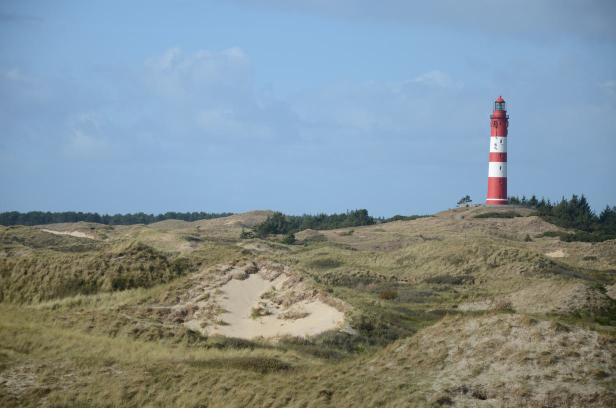
#> input picture images/Amrum.jpg, 1232 x 816 px, given in place of Amrum.png, which was not available (shown at 1/2 size)
$ jupyter execute --allow-errors pyIMAGE_01_image_PIL.ipynb   (shell and % lines are left out)   (text cells are left out)
#> lines starting #> are read from the running program, lines starting #| are printed output that depends on the picture; pictures that were not available may be replaced by others from this repository, and a replacement may not be noted
[cell 1]
import PIL
import PIL.Image
import PIL.ExifTags

[cell 2]
#image file name
infile='images/Amrum.png'

[cell 3]
image = PIL.Image.open(infile)
#> image is the input picture: PIL image 1232x816 RGB; mean R, G, B 130.1, 144.7, 149.8
print(image)
#| <PIL.JpegImagePlugin.JpegImageFile image mode=RGB size=1232x816 at 0x7FA4AACC8E50>

[cell 4]
print('size:               ',image.size)
#| size:                (1232, 816)
width, height = image.size
#> width = 1232; height = 816
print('width,height:       ',width,height)
#| width,height:        1232 816
print('filename:           ',image.filename)
#| filename:            images/Amrum.jpg
print('format:             ',image.format)
#| format:              JPEG
print('format_description: ',image.format_description)
#| format_description:  JPEG (ISO 10918)

[cell 5]
newsize = (int(width/4),int(height/4))
#> newsize = (308, 204)
image = image.resize(newsize)
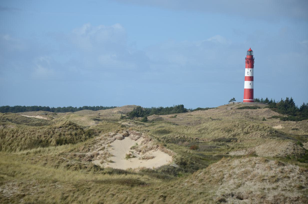
#> image: PIL image 308x204 RGB; mean R, G, B 130.1, 144.7, 149.8
print(image)
#| <PIL.Image.Image image mode=RGB size=308x204 at 0x7FA4AACC87D0>

[cell 6]
# show image with external viewerx
image.show()
# show image inline
display(image)

[cell 7]
if image.mode != 'RGB':
    image = image.convert('RGB')
image.save('images/Amrum.jpg','jpeg')
print(image)
#| <PIL.Image.Image image mode=RGB size=308x204 at 0x7FA4AACC87D0>

[cell 8]
# extracting the exif metadata
exifdata = image.getexif()

# looping through all the tags present in exifdata
for tagid in exifdata:

    # getting the tag name instead of tag id
    tagname = PIL.ExifTags.TAGS.get(tagid, tagid)

    # passing the tagid to get its respective value
    tagvalue = exifdata.get(tagid)

    # printing the final result
    print(f"{tagid:10}: {tagname:25}: {tagvalue}")
#> this loop made 0 passes

[cell 9]
for tagid in [271,272,306,36867,315,33432,37510]:
    tagname = PIL.ExifTags.TAGS.get(tagid, tagid)
    tagvalue = exifdata.get(tagid)
    print(tagid,tagname,tagvalue)
#> this loop made 7 passes
#| 271 Make None
#| 272 Model None
#| 306 DateTime None
#| 36867 DateTimeOriginal None
#| 315 Artist None
#| 33432 Copyright None
#| 37510 UserComment None

[cell 10]
exifdata[315] = 'Georg Kaufmann'
exifdata[33432] = '(c) Georg Kaufmann'
exifdata[37510] = 'xmin,ymin,xmax,ymax: 11,12,13,14 dx,dy: xx'

output_file = 'images/out.png'
image.save(output_file, exif=exifdata)

[cell 11]
image2 = PIL.Image.open('images/out.png')
# extracting the exif metadata
exifdata = image2.getexif()

# looping through all the tags present in exifdata
for tagid in exifdata:

    # getting the tag name instead of tag id
    tagname = PIL.ExifTags.TAGS.get(tagid, tagid)

    # passing the tagid to get its respective value
    tagvalue = exifdata.get(tagid)

    # printing the final result
    print(f"{tagid:10}: {tagname:25}: {tagvalue}")
#> this loop made 3 passes
#> (tagid, tagname, tagvalue) on passes 1 to 2: (33432, 'Copyright', '(c) Georg Kaufmann'), (315, 'Artist', 'Georg Kaufmann')
#> (tagid, tagname) on pass 3: (37510, 'UserComment')
#|      33432: Copyright                : (c) Georg Kaufmann
#|        315: Artist                   : Georg Kaufmann
#|      37510: UserComment              : xmin,ymin,xmax,ymax: 11,12,13,14 dx,dy: xx

[cell 12]
print(PIL.ExifTags.Base.UserComment.value)
print(PIL.ExifTags.Base.UserComment.name)

[cell 13]
PageNumber = 0x0129
print(type(PageNumber),PageNumber)

[cell 14]
from PIL.ExifTags import GPS

GPS.GPSDestLatitude.name

[cell 15]
# start of image data
decimal=65496
hexadecimal = hex(65496)
binary = bin(65496)
print('decimal:     ',decimal)
print('hexadecimal: ',hexadecimal)
print('binary:      ',binary)

# end of image data
hexadecimal = '0xFFD9'
print('hexadecimal: ',hexadecimal)
print('decimal:      ',int(hexadecimal,16))

# exif: UserComment
hexadecimal = '0x9286'
print('hexadecimal: ',hexadecimal)
print('decimal:      ',int(hexadecimal,16))

[cell 16]
def get_exif_data(image):
    """
    Returns a dictionary from the exif data of an PIL Image item. Also converts the GPS Tags
    """
    exif_data = {}
    info = image._getexif()

    if info:
        for tag, value in info.items():
            decoded = PIL.ExifTags.TAGS.get(tag, tag)
            if decoded == "GPSInfo":
                gps_data = {}
                for t in value:
                    sub_decoded = PIL.ExifTags.GPSTAGS.get(t, t)
                    gps_data[sub_decoded] = value[t]

                exif_data[decoded] = gps_data
            else:
                exif_data[decoded] = value

    return exif_data

#> (the rest of this cell did not finish here and is left out)

[cell 17]
PILLOW_TAGS = [
    271,    # Camera Make
    272,    # Camera Model
    36867,  # Date/Time Photo Taken
    315,     # Artist Name
    33432,   # Copyright Message
    34853,  # GPS Info
]

EXIF_TAGS = [
    "make",
    "model",
    "DateTimeOriginal",
    "artist",
    "copyright",
    "gps_latitude",
    "gps_latitude_ref",
    "gps_longitude",
    "gps_longitude_ref",
    "gps_altitude",
]

pillow_img = PIL.Image.open(infile)
img_exif = pillow_img.getexif()

for tag in PILLOW_TAGS:
    print(tag)
    try:
        english_tag = PIL.ExifTags.TAGS[tag]
        value = img_exif[tag]
    except:
        continue
    print("{}: {}".format(english_tag, value))

[cell 18]
PILLOW_TAGS = [
    315,     # Artist Name
    33432,   # Copyright Message
]

EXIF_TAGS = [
    "artist",
    "copyright"
]

VALUES = [
    "Matthew Gove",    # Artist Name
    "Copyright 2022 Matthew Gove. All Rights Reserved."  # Copyright Message
]

[cell 19]
pillow_img = PIL.Image.open(infile)
img_exif = pillow_img.getexif()
for tag, value in zip(PILLOW_TAGS, VALUES):
    img_exif[tag] = value

output_file = 'out.png'
pillow_img.save(output_file, exif=img_exif)

[cell 20]
PILLOW_TAGS = [
    271,    # Camera Make
    272,    # Camera Model
    36867,  # Date/Time Photo Taken
    315,     # Artist Name
    33432,   # Copyright Message
    34853,  # GPS Info
]

EXIF_TAGS = [
    "make",
    "model",
    "DateTimeOriginal",
    "artist",
    "copyright",
    "gps_latitude",
    "gps_latitude_ref",
    "gps_longitude",
    "gps_longitude_ref",
    "gps_altitude",
]

pillow_img = PIL.Image.open('out.png')
img_exif = pillow_img.getexif()

for tag in PILLOW_TAGS:
    try:
        english_tag = PIL.ExifTags.TAGS[tag]
        value = img_exif[tag]
    except:
        continue
    print("{}: {}".format(english_tag, value))
#> this loop made 6 passes
#> value on pass 4: 'Matthew Gove'
#| Artist: Matthew Gove
#| Copyright: Copyright 2022 Matthew Gove. All Rights Reserved.

[cell 21]
def _get_if_exist(data, key):
    if key in data:
        return data[key]
    return None

[cell 22]
def get_lat_lon(exif_data):
    """Returns the latitude and longitude, if available, from the provided exif_data (obtained through get_exif_data above)"""
    lat = None
    lon = None

    if "GPSInfo" in exif_data:
        gps_info = exif_data["GPSInfo"]

        gps_latitude = _get_if_exist(gps_info, "GPSLatitude")
        gps_latitude_ref = _get_if_exist(gps_info, 'GPSLatitudeRef')
        gps_longitude = _get_if_exist(gps_info, 'GPSLongitude')
        gps_longitude_ref = _get_if_exist(gps_info, 'GPSLongitudeRef')

        if gps_latitude and gps_latitude_ref and gps_longitude and gps_longitude_ref:
            lat = _convert_to_degress(gps_latitude)
            if gps_latitude_ref != "N":
                lat = 0 - lat

            lon = _convert_to_degress(gps_longitude)
            if gps_longitude_ref != "E":
                lon = 0 - lon

    return lat, lon

#> (the rest of this cell did not finish here and is left out)

[cell 23]
image = PIL.Image.open(infile)

info = image._getexif()
#> (the rest of this cell did not finish here and is left out)

[cell 24]
import io
image = PIL.Image.open(infile)

info = image._getexif()
if info:
    for tag, value in info.items():
        decoded = PIL.ExifTags.TAGS.get(tag, tag)
        for itag in ['Model','DateTimeOriginal','XResolution','YResolution','FocalLength','ExposureTime','MaxApertureValue','ExposureMode','ExifImageWidth',
                     'ExifImageHeight','UserComment','GPSInfo']:
            if (decoded==itag):
                print(decoded,':',tag,value)
        if (decoded == "GPSInfo"):
            gps_data = {}
            for t in value:
                gps_decoded = PIL.ExifTags.GPSTAGS.get(t, t)
                gps_data[gps_decoded] = value[t]
#> (the rest of this cell did not finish here and is left out)

[cell 25]
if info:
    for tag, value in info.items():
        decoded = PIL.ExifTags.TAGS.get(tag, tag)
        for itag in ['UserComment']:
            if (decoded==itag):
                print(decoded,':',tag,value)
#> (the rest of this cell did not finish here and is left out)

[cell 26]
#print(info)
info = image._getexif()
#> (the rest of this cell did not finish here and is left out)

[cell 27]
image1 = PIL.Image.open(infile)
info = image1._getexif()
#> (the rest of this cell did not finish here and is left out)

[cell 28]
image1 = PIL.Image.open(infile)
exif = image1.getexif()
exif[0x9286] = "test"
image1.save("out.png", exif=exif)

[cell 29]
image2 = PIL.Image.open('out.png')
info = image2._getexif()
#> info = {37510: 'test'}
#> (the rest of this cell did not finish here and is left out)

[cell 30]
exif = image.getexif()
exif[0x9286] = "test"
image.save("out.png", exif=exif)

[cell 31]
image.info.keys()

#> (a cell that did not finish here is left out)

#> (a cell that did not finish here is left out)

#> (a cell that did not finish here is left out)

[cell 35]
image = PIL.Image.open(infile)
print (image.format,image.size,image.mode)
#| JPEG (1232, 816) RGB

$ run again, with images/Redwingblackbird.jpg copied over images/Amrum.jpg
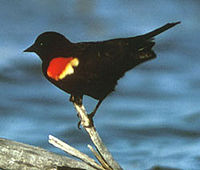
#> input picture images/Redwingblackbird.jpg, 200 x 170 px, given in place of Amrum.png, which was not available
#> image is the input picture: PIL image 200x170 RGB; mean R, G, B 93.2, 120.1, 133.9
#| <PIL.JpegImagePlugin.JpegImageFile image mode=RGB size=200x170 at 0x7FA4AACF0490>
#| size:                (200, 170)
#| width,height:        200 170
#| filename:            images/Amrum.jpg
#| format:              JPEG
#| format_description:  JPEG (ISO 10918)
#> `image = image.resize(newsize)`:
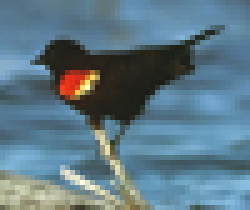
#> image: PIL image 50x42 RGB (shown 5 times larger); mean R, G, B 93.2, 120.1, 133.9
#| <PIL.Image.Image image mode=RGB size=50x42 at 0x7FA4AAD02150>
#| <PIL.Image.Image image mode=RGB size=50x42 at 0x7FA4AAD02150>
#> the loop `for tagid in [271,272,306,36867,315,33432,37510]:` made 7 passes
#| 271 Make None
#| 272 Model None
#| 306 DateTime None
#| 36867 DateTimeOriginal None
#| 315 Artist None
#> (further printed lines are left out)
#> the loop `for tagid in exifdata:` made 3 passes
#> (tagid, tagname, tagvalue) on passes 1 to 2: (33432, 'Copyright', '(c) Georg Kaufmann'), (315, 'Artist', 'Georg Kaufmann')
#> (printed output is left out)
#> the loop `for tag in PILLOW_TAGS:` made 6 passes
#> value on pass 4: 'Matthew Gove'
#> (printed output is left out)
#> info = {37510: 'test'}
#> Out = (150, 150)
#| JPEG (200, 170) RGB
